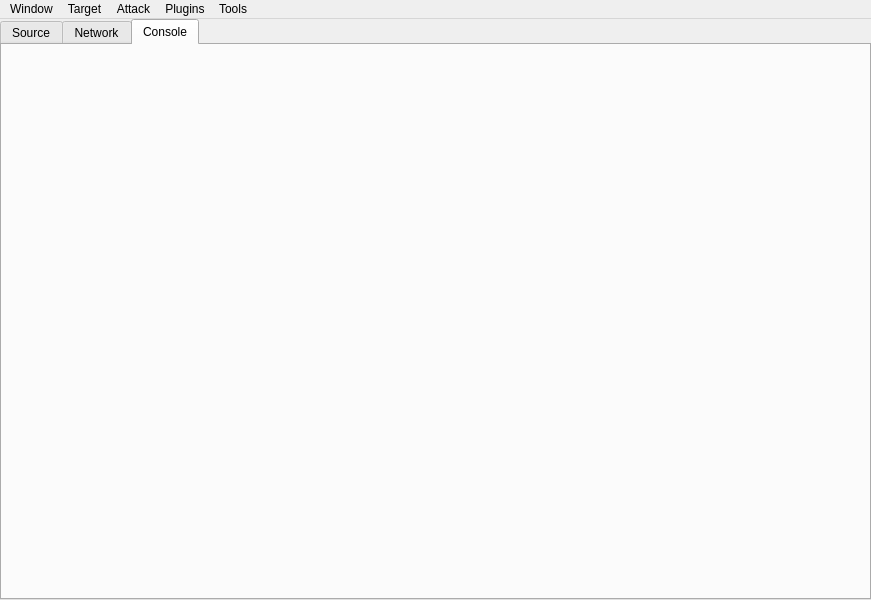
<?xml version="1.0" encoding="UTF-8"?>
<ui version="4.0">
 <class>MainWindow</class>
 <widget class="QMainWindow" name="MainWindow">
  <property name="windowModality">
   <enum>Qt::NonModal</enum>
  </property>
  <property name="geometry">
   <rect>
    <x>0</x>
    <y>0</y>
    <width>871</width>
    <height>600</height>
   </rect>
  </property>
  <property name="windowTitle">
   <string>MainWindow</string>
  </property>
  <property name="toolButtonStyle">
   <enum>Qt::ToolButtonIconOnly</enum>
  </property>
  <property name="tabShape">
   <enum>QTabWidget::Rounded</enum>
  </property>
  <widget class="QWidget" name="centralwidget">
   <layout class="QGridLayout" name="mainLayout">
    <property name="leftMargin">
     <number>0</number>
    </property>
    <property name="topMargin">
     <number>0</number>
    </property>
    <property name="rightMargin">
     <number>0</number>
    </property>
    <property name="bottomMargin">
     <number>0</number>
    </property>
    <item row="0" column="0">
     <widget class="QTabWidget" name="toolsTabWidget">
      <property name="currentIndex">
       <number>2</number>
      </property>
      <widget class="QWidget" name="sourceTab">
       <attribute name="title">
        <string>Source</string>
       </attribute>
       <layout class="QGridLayout" name="sourceLayout">
        <property name="leftMargin">
         <number>0</number>
        </property>
        <property name="topMargin">
         <number>0</number>
        </property>
        <property name="rightMargin">
         <number>0</number>
        </property>
        <property name="bottomMargin">
         <number>0</number>
        </property>
        <item row="0" column="0">
         <widget class="QTextEdit" name="sourceTextEdit">
          <property name="frameShape">
           <enum>QFrame::NoFrame</enum>
          </property>
          <property name="frameShadow">
           <enum>QFrame::Plain</enum>
          </property>
          <property name="readOnly">
           <bool>true</bool>
          </property>
          <property name="html">
           <string>&lt;!DOCTYPE HTML PUBLIC &quot;-//W3C//DTD HTML 4.0//EN&quot; &quot;http://www.w3.org/TR/REC-html40/strict.dtd&quot;&gt;
&lt;html&gt;&lt;head&gt;&lt;meta name=&quot;qrichtext&quot; content=&quot;1&quot; /&gt;&lt;meta charset=&quot;utf-8&quot; /&gt;&lt;style type=&quot;text/css&quot;&gt;
p, li { white-space: pre-wrap; }
hr { height: 1px; border-width: 0; }
li.unchecked::marker { content: &quot;\2610&quot;; }
li.checked::marker { content: &quot;\2612&quot;; }
&lt;/style&gt;&lt;/head&gt;&lt;body style=&quot; font-family:'Ubuntu'; font-size:10pt; font-weight:400; font-style:normal;&quot;&gt;
&lt;p style=&quot;-qt-paragraph-type:empty; margin-top:0px; margin-bottom:0px; margin-left:0px; margin-right:0px; -qt-block-indent:0; text-indent:0px;&quot;&gt;&lt;br /&gt;&lt;/p&gt;&lt;/body&gt;&lt;/html&gt;</string>
          </property>
         </widget>
        </item>
       </layout>
      </widget>
      <widget class="QWidget" name="networkTab">
       <attribute name="title">
        <string>Network</string>
       </attribute>
      </widget>
      <widget class="QWidget" name="consoleTab">
       <attribute name="title">
        <string>Console</string>
       </attribute>
      </widget>
     </widget>
    </item>
   </layout>
  </widget>
  <widget class="QMenuBar" name="menubar">
   <property name="geometry">
    <rect>
     <x>0</x>
     <y>0</y>
     <width>871</width>
     <height>20</height>
    </rect>
   </property>
   <widget class="QMenu" name="menuWindow">
    <property name="title">
     <string>Window</string>
    </property>
    <addaction name="separator"/>
    <addaction name="actionSettings"/>
    <addaction name="separator"/>
    <addaction name="actionAbout"/>
    <addaction name="actionDocumentation"/>
    <addaction name="actionHelp"/>
    <addaction name="separator"/>
    <addaction name="actionReportBug"/>
    <addaction name="separator"/>
    <addaction name="actionRestart"/>
    <addaction name="actionQuit"/>
   </widget>
   <widget class="QMenu" name="menuTarget">
    <property name="title">
     <string>Target</string>
    </property>
    <addaction name="actionSetTarget"/>
    <addaction name="actionDownloadSourceCode"/>
   </widget>
   <widget class="QMenu" name="menuAttack">
    <property name="title">
     <string>Attack</string>
    </property>
    <widget class="QMenu" name="menuInjections">
     <property name="title">
      <string>Injections</string>
     </property>
     <addaction name="actionSQLInjection"/>
    </widget>
    <addaction name="menuInjections"/>
    <addaction name="actionXSS"/>
   </widget>
   <widget class="QMenu" name="menuPlugins">
    <property name="title">
     <string>Plugins</string>
    </property>
    <addaction name="actionAdd"/>
    <addaction name="actionInstall"/>
   </widget>
   <widget class="QMenu" name="menuTools">
    <property name="title">
     <string>Tools</string>
    </property>
    <addaction name="actionThemeCreator"/>
    <addaction name="actionStylesheetCreator"/>
   </widget>
   <addaction name="menuWindow"/>
   <addaction name="menuTarget"/>
   <addaction name="menuAttack"/>
   <addaction name="menuPlugins"/>
   <addaction name="menuTools"/>
  </widget>
  <action name="actionSettings">
   <property name="text">
    <string>Settings</string>
   </property>
  </action>
  <action name="actionRestart">
   <property name="text">
    <string>Restart</string>
   </property>
  </action>
  <action name="actionQuit">
   <property name="text">
    <string>Quit</string>
   </property>
  </action>
  <action name="actionAbout">
   <property name="text">
    <string>About</string>
   </property>
  </action>
  <action name="actionDocumentation">
   <property name="text">
    <string>Documentation</string>
   </property>
  </action>
  <action name="actionHelp">
   <property name="text">
    <string>Help</string>
   </property>
  </action>
  <action name="actionSetTarget">
   <property name="text">
    <string>Set target</string>
   </property>
  </action>
  <action name="actionDownloadSourceCode">
   <property name="text">
    <string>Download source code</string>
   </property>
  </action>
  <action name="actionXSS">
   <property name="text">
    <string>XSS</string>
   </property>
  </action>
  <action name="actionSQLInjection">
   <property name="text">
    <string>SQL Injection</string>
   </property>
  </action>
  <action name="actionPlugins">
   <property name="text">
    <string>Plugins</string>
   </property>
  </action>
  <action name="actionAdd">
   <property name="text">
    <string>Manage</string>
   </property>
  </action>
  <action name="actionInstall">
   <property name="text">
    <string>Install</string>
   </property>
  </action>
  <action name="actionReportBug">
   <property name="text">
    <string>Report bug</string>
   </property>
  </action>
  <action name="actionIdeas">
   <property name="text">
    <string>Ideas</string>
   </property>
  </action>
  <action name="actionManageUsers">
   <property name="text">
    <string>Manage users</string>
   </property>
  </action>
  <action name="actionInstall_own">
   <property name="text">
    <string>Install own</string>
   </property>
  </action>
  <action name="actionThemeCreator">
   <property name="text">
    <string>Theme creator</string>
   </property>
  </action>
  <action name="actionStylesheetCreator">
   <property name="text">
    <string>Stylesheet creator</string>
   </property>
  </action>
 </widget>
 <resources/>
 <connections/>
</ui>
